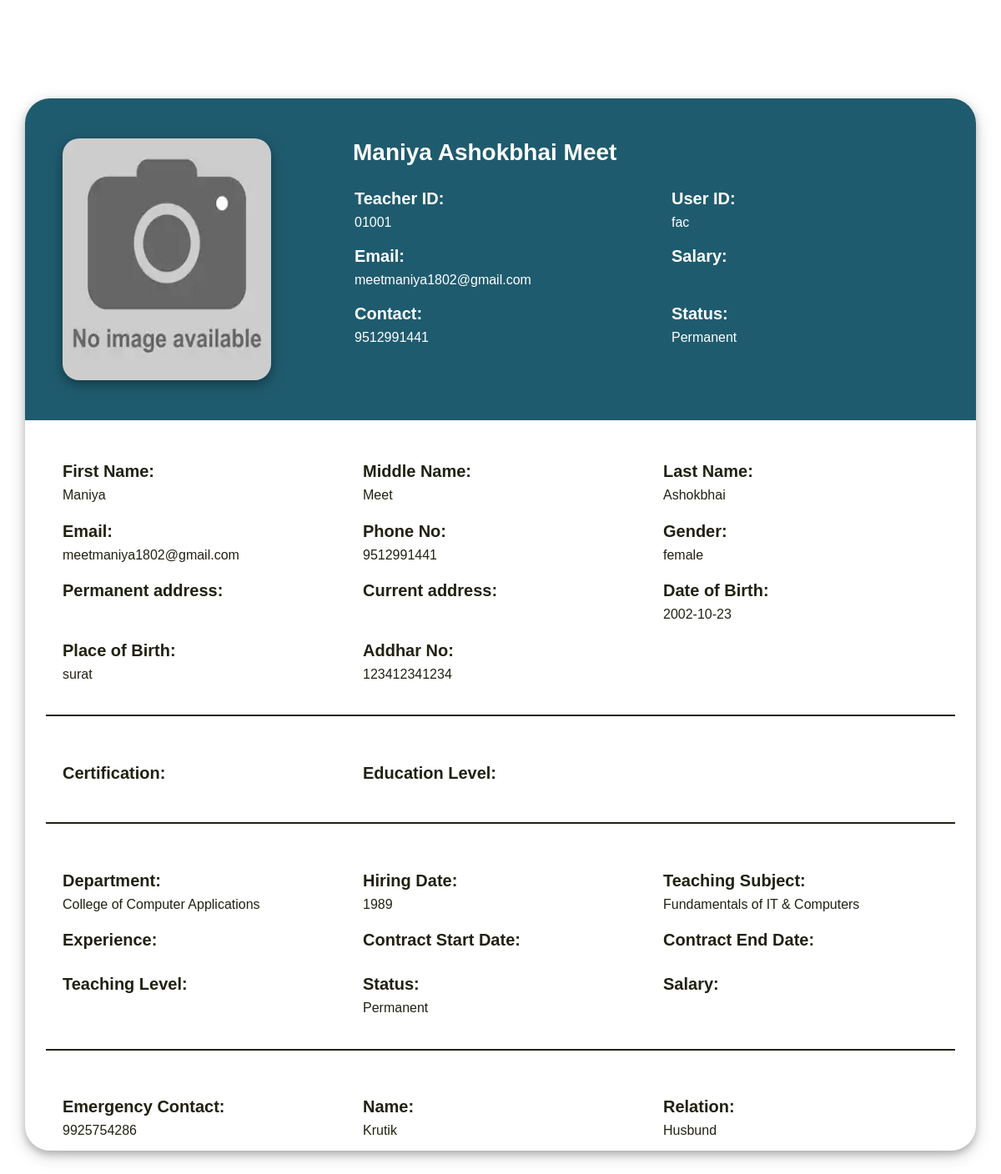
Page /dept_admin/display-teacher.php?profile=01001 (signed in) on the committed database.
### tables this page shows
CREATE TABLE IF NOT EXISTS `teacher_info` (
  `id` int NOT NULL AUTO_INCREMENT,
  `teacher_code` varchar(10) NOT NULL,
  `user_id` varchar(45) NOT NULL,
  `password` varchar(45) NOT NULL,
  `first_name` varchar(30) DEFAULT NULL,
  `middle_name` varchar(30) DEFAULT NULL,
  `last_name` varchar(30) DEFAULT NULL,
  `email` varchar(30) NOT NULL,
  `phone_no` varchar(11) DEFAULT NULL,
  `dept_id` varchar(10) NOT NULL,
  `profile_image` varchar(100) DEFAULT NULL,
  `teacher_status` varchar(10) DEFAULT NULL,
  `aadhar_no` varchar(15) DEFAULT NULL,
  `dob` varchar(15) DEFAULT NULL,
  `other_phone` int DEFAULT NULL,
  `gender` varchar(10) DEFAULT NULL,
  `permanent_address` varchar(100) DEFAULT NULL,
  `current_address` varchar(100) DEFAULT NULL,
  `place_of_birth` varchar(50) DEFAULT NULL,
  `hire_date` varchar(100) DEFAULT NULL,
  `teaching_subject` varchar(255) DEFAULT NULL,
  `teaching_level` varchar(255) DEFAULT NULL,
  `education_level` varchar(255) DEFAULT NULL,
  `certification` varchar(255) DEFAULT NULL,
  `experience` int DEFAULT NULL,
  `contract_start_date` date DEFAULT NULL,
  `contract_end_date` date DEFAULT NULL,
  `salary` decimal(10,2) DEFAULT NULL,
  `emergency_contact_name` varchar(100) DEFAULT NULL,
  `emergency_contact_phone` varchar(20) DEFAULT NULL,
  `emergency_contact_relationship` varchar(100) DEFAULT NULL,
  `teaching_schedule` varchar(255) DEFAULT NULL,
  `classroom_resources` varchar(255) DEFAULT NULL,
  `notes` varchar(255) DEFAULT NULL,
  PRIMARY KEY (`id`)
);

CREATE TABLE IF NOT EXISTS `department` (
  `id` int NOT NULL AUTO_INCREMENT,
  `dept_id` varchar(10) NOT NULL,
  `dept_name` varchar(100) NOT NULL,
  PRIMARY KEY (`id`)
);

CREATE TABLE IF NOT EXISTS `subjects` (
  `subjects_code` varchar(100) NOT NULL,
  `subjects_name` varchar(255) NOT NULL,
  `dept_id` int NOT NULL,
  `course_code` varchar(255) NOT NULL,
  `semester` int NOT NULL,
  `credits` int NOT NULL,
  `type` varchar(25) NOT NULL,
  UNIQUE KEY `subjects_code` (`subjects_code`)
);

### dept_admin/display-teacher.php (the view, shortened to what this page needs)
<?php
require_once "../connection/connection.php";
if (!isset($_SESSION["Logininfo"]))
{
	echo '<script type="text/javascript">window.location.href = "../login/login.php";</script>';
}
else {
	if(isset($_GET['profile']))
	{
		$teacher_code = $_GET['profile'];
	}
	else
	{
		echo "<script>alert ('Error getting teacher Code');</script>";
		echo "<script>window.location.href='teacher.php';</script>";
	}
}
?>
<!doctype html>
<html lang="en">
<head>
	<link rel="stylesheet" type="text/css" href="../bootstrap/css/bootstrap.min.css">
	<link rel="stylesheet" type="text/css" href="../css/footer.css">
	<link rel="stylesheet" type="text/css" href="../css/header.css">
	<link rel="stylesheet" type="text/css" href="../css/style.css">
	<link rel="stylesheet" href="https://cdnjs.cloudflare.com/ajax/libs/font-awesome/4.7.0/css/font-awesome.min.css">
	<link rel="stylesheet" href="https://stackpath.bootstrapcdn.com/font-awesome/4.7.0/css/font-awesome.min.css">
</head>
<body>
	<main role="main" class="ml-sm-auto px-md-4 mb-2 pt-2 w-100">
		<?php
		$query = "SELECT * FROM teacher_info AS t INNER JOIN department AS d on t.dept_id = d.dept_id WHERE teacher_code=?";
		$stmt = mysqli_prepare($con, $query);
		mysqli_stmt_bind_param($stmt, "s", $teacher_code);
		mysqli_stmt_execute($stmt);
		$result = mysqli_stmt_get_result($stmt);
		while ($row = mysqli_fetch_array($result)) {
			$subject_code = "";
			if(isset($row['teaching_subject']))
			{
				$teaching_code = $row['teaching_subject'];
				$s_query = "SELECT subjects_name FROM subjects WHERE subjects_code='$teaching_code'";
				$s_run = mysqli_query($con , $s_query);
				if((mysqli_num_rows($s_run)) > 0)
				{
					$s_row = mysqli_fetch_array($s_run);
					$subject_code = $s_row ['subjects_name'];
				}
				else
				{
					$subject_code = "";
				}
			}
		?>
			<div class="container data">
				<div class="row text-white pt-5">
					<div class="col-md-4">
						<?php
						$profile_image = $row["profile_image"];
						if ($profile_image != NULL) {
							echo '<img class="mb-5" height="290px" width="250px" alt="img" src="../images/' . $profile_image . '">';
						} else {
							echo '<img class="mb-5" height="290px" width="250px" alt="no img" src="/CMS/Images/student-no-image.jpg">';
						}
						?>
					</div>
					<div class="col-md-8">
						<h3><?php echo $row['first_name'] . " " . $row['last_name'] . " " . $row['middle_name'] ?></h3><br>
						<div class="row">
							<div class="col-md-6">
								<h5>Teacher ID:</h5> <?php echo $row['teacher_code']  ?><br><br>
								<h5>Email:</h5> <?php echo $row['email']  ?><br><br>
								<h5>Contact:</h5> <?php echo $row['phone_no']  ?><br><br>
							</div>
							<div class="col-md-6">
								<h5>User ID:</h5> <?php echo $row['user_id']  ?><br><br>
								<h5>Salary:</h5> <?php echo $row['salary']  ?><br><br>
								<h5>Status:</h5> <?php echo $row['teacher_status']  ?><br><br>
							</div>
						</div>
					</div>
				</div>
				<div class="details">
					<br>
					<div class="row pt-3">
						<div class="col-md-4">
							<h5>First Name:</h5> <?php echo $row['first_name']; ?>
						</div>
						<div class="col-md-4">
							<h5>Middle Name:</h5> <?php echo $row['middle_name']  ?>
						</div>
						<div class="col-md-4">
							<h5>Last Name:</h5> <?php echo $row['last_name']  ?>
						</div>
					</div>
					<div class="row pt-3">
						<div class="col-md-4">
							<h5>Email:</h5> <?php echo $row['email']  ?>
						</div>
						<div class="col-md-4">
							<h5>Phone No:</h5> <?php echo $row['phone_no']  ?>
						</div>
						<div class="col-md-4">
							<h5>Gender:</h5> <?php echo $row['gender']  ?>
						</div>
					</div>
					<div class="row pt-3">
						<div class="col-md-4">
							<h5>Permanent address:</h5> <?php echo $row['permanent_address']  ?>
						</div>
						<div class="col-md-4">
							<h5>Current address:</h5> <?php echo $row['current_address']  ?>
						</div>
						<div class="col-md-4">
							<h5>Date of Birth:</h5> <?php echo $row['dob']  ?>
						</div>
					</div>
					<div class="row pt-3">
						<div class="col-md-4">
							<h5>Place of Birth:</h5> <?php echo $row['place_of_birth']  ?>
						</div>
						<div class="col-md-4">
							<h5>Addhar No:</h5> <?php echo $row['aadhar_no']  ?>
						</div>
					</div>
					<br><hr style="border: solid 1px;"><br>
					<div class="row pt-3">
						<div class="col-md-4">
							<h5>Certification:</h5> <?php echo $row['certification']  ?>
						</div>
						<div class="col-md-4">
							<h5>Education Level:</h5> <?php echo $row['education_level']  ?>
						</div>
					</div>
					<br><hr style="border: solid 1px;"><br>
					<div class="row pt-3">
						<div class="col-md-4">
							<h5>Department:</h5> <?php echo $row['dept_name']  ?>
						</div>
						<div class="col-md-4">
							<h5>Hiring Date:</h5> <?php echo $row['hire_date']  ?>
						</div>
						<div class="col-md-4">
							<h5>Teaching Subject:</h5> <?php echo $subject_code  ?>
						</div>
					</div>
					<div class="row pt-3">
						<div class="col-md-4">
							<h5>Experience:</h5> <?php echo $row['experience']  ?>
						</div>
						<div class="col-md-4">
							<h5>Contract Start Date:</h5> <?php echo $row['contract_start_date']  ?>
						</div>
						<div class="col-md-4">
							<h5>Contract End Date:</h5> <?php echo $row['contract_end_date']  ?>
						</div>
					</div>
					<div class="row pt-3">
						<div class="col-md-4">
							<h5>Teaching Level:</h5> <?php echo $row['teaching_level']  ?>
						</div>
						<div class="col-md-4">
							<h5>Status:</h5> <?php echo $row['teacher_status']  ?>
						</div>
						<div class="col-md-4">
							<h5>Salary:</h5> <?php echo $row['salary']  ?>
						</div>
					</div>
					<br><hr style="border: solid 1px;"><br>
					<div class="row pt-3">
						<div class="col-md-4">
							<h5>Emergency Contact:</h5> <?php echo $row['emergency_contact_phone']?>
						</div>
						<div class="col-md-4">
							<h5>Name:</h5> <?php echo $row['emergency_contact_name']  ?>
						</div>
						<div class="col-md-4">
							<h5>Relation:</h5> <?php echo $row['emergency_contact_relationship']  ?>
						</div>
					</div>
				</div>
			</div>
		<?php } ?>
	</main>
</body>
</html>

### Css/footer.css (style rules this page uses)
.footer-top h2,h3 { color: #fff; }

### Css/header.css (style rules this page uses)
body { font-family: "Poppins", sans-serif; font-size: 16px; line-height: 24px; font-weight: 400; color: #212112; background-position: center; background-repeat: repeat; background-size: 7%; background-color: #fff; overflow-x: hidden; transition: all 200ms linear; }
body, header { margin: 0; padding: 0; border: 0; margin-top: 60px; font-size: 100%; font: inherit; vertical-align: baseline; }
*, *:before, *:after { -moz-box-sizing: border-box; -webkit-box-sizing: border-box; box-sizing: border-box; }
@media screen and (max-width: 1680px) { body, input, select, textarea { font-size: 13pt; } }
@media screen and (max-width: 1280px) { body, input, select, textarea { font-size: 12pt; } }

### dept_admin/display-teacher.php (style rules this page uses)
div.container.data { margin-top: 50px; border-radius: 30px; margin-bottom: 40px; background-color: white; border: 0; box-shadow: 0 4px 8px 0 rgba(0, 0, 0, 0.2), 0 6px 20px 0 rgba(0, 0, 0, 0.19); }
h3 { margin-left: -2px; font-weight: bold; }
div.row.text-white.pt-5 { border-radius: 30px 30px 0 0; background-color: #1f5b6e; }
div.row.pt-3 { margin: 5px; }
div div h5 { font-weight: bold; }
div.details { padding: 10px; }
img.mb-5 { border-radius: 20px; margin-left: 30px; margin-top: -10; box-shadow: 0 4px 8px 0 rgba(0, 0, 0, 0.2), 0 6px 20px 0 rgba(0, 0, 0, 0.19); }

### rows in the picture
teacher_info: first_name "Maniya", last_name "Ashokbhai", middle_name "Meet", teacher_code "01001", email "meetmaniya1802@gmail.com", phone_no "9512991441", user "fac", teacher_status "Permanent", gender "female", dob "2002-10-23", place_of_birth "surat", aadhar_no "123412341234", department.dept_name "College of Computer Applications", hire_date "1989", subjects.subjects_name "Fundamentals of IT & Computers", emergency_contact_phone "9925754286", emergency_contact_name "Krutik", emergency_contact_relationship "Husbund"
